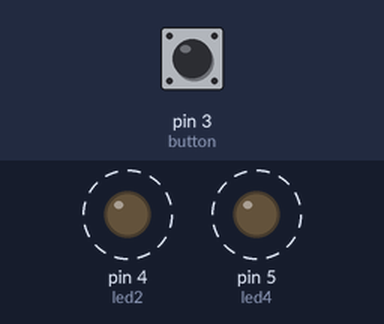
This sketch was run on a simulated Arduino Uno, built with avr-gcc and run on an emulated ATmega328P. Shown: output pins drawn as LEDs (lit = HIGH). Dashed ring = blinking. The inputs (shaded band) are chosen by the test bench; at power-on: pin 3 (button) HIGH.

Above: at 2.8 s.
2.9 s: pin 3 (button) pulled LOW for 1.2 s
At 3.4 s:
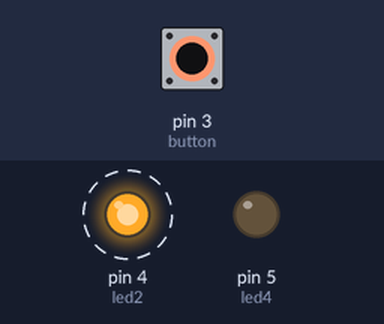
6.4 s: pin 3 (button) pulled LOW for 3.2 s
At 10.4 s:
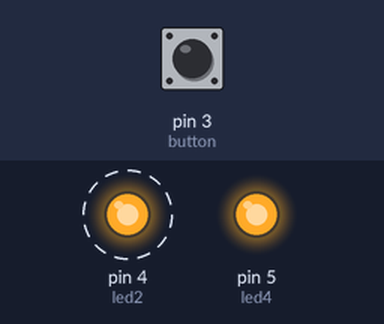
Timing chart, 0 to 17.1 s (numbered marks = the images above; inputs shaded):
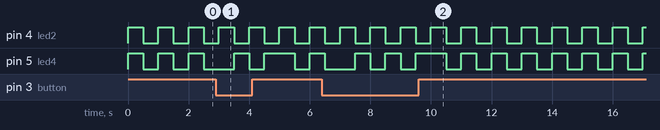

Measured:
- by itself, pin 4 (led2): alternates HIGH for 0.50 s and LOW for 0.50 s

The sketch:

Ultimate_zilong.ino
```cpp
#define led2 4
#define led4 5
#define button 3
void setup() {
  Serial.begin(9600); //Monitoting log input
  pinMode(button,INPUT);
  // put your setup code here, to run once:
  pinMode(led2,OUTPUT);
  pinMode(led4,OUTPUT);


  digitalWrite(button,HIGH);
}

void speedMode(int option){
  if (option == 1) {
    digitalWrite(led2,HIGH);
    digitalWrite(led4,HIGH);
    delay(500);

    digitalWrite(led2,LOW);
    digitalWrite(led4,LOW);
    delay(500);
  }else{
    digitalWrite(led2,HIGH);
    delay(500);
    digitalWrite(led2,LOW);
    digitalWrite(led4,HIGH);
    delay(500);
    digitalWrite(led4,LOW);
  }
}


void loop(){
  // put your main code here, to run repeatedly:
  int isPressed = digitalRead(button);
  if (isPressed == 0) {
    speedMode(0);
  }else{
    speedMode(1);
  }
}
```
